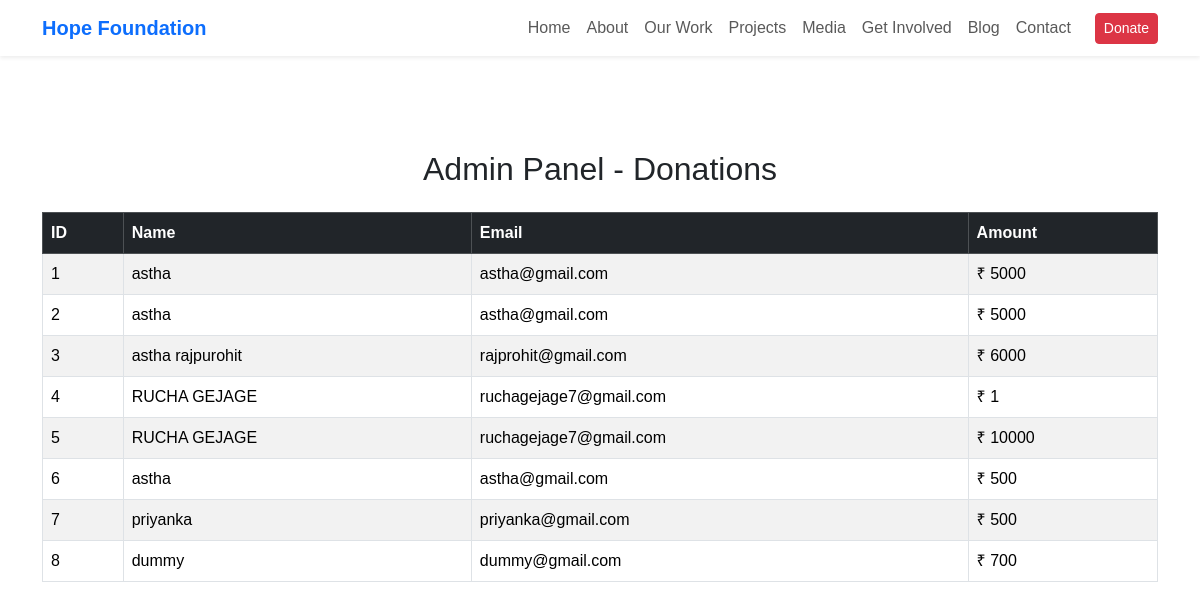
The page /admin on the database its author committed.
### tables this page shows
CREATE TABLE donations (
            id INTEGER PRIMARY KEY AUTOINCREMENT,
            name TEXT,
            email TEXT,
            amount INTEGER
        );

### app.py (the view)
@app.route("/admin")
def admin():
    conn = sqlite3.connect("donations.db")
    cursor = conn.cursor()
    cursor.execute("SELECT * FROM donations")
    donations = cursor.fetchall()
    conn.close()
    return render_template("admin.html", donations=donations)

### templates/admin.html
{% extends "layout.html" %}
{% block content %}
<div class="container mt-5">
<h2 class="mb-4 text-center">Admin Panel - Donations</h2>
<table class="table table-bordered table-striped">
<thead class="table-dark">
<tr>
<th>ID</th>
<th>Name</th>
<th>Email</th>
<th>Amount</th>
</tr>
</thead>
<tbody>
{% for donation in donations %}
<tr>
<td>{{ donation[0] }}</td>
<td>{{ donation[1] }}</td>
<td>{{ donation[2] }}</td>
<td>₹ {{ donation[3] }}</td>
</tr>
{% endfor %}
</tbody>
</table>
</div>
{% endblock %}

### templates/layout.html (shortened to what this page needs)
<!DOCTYPE html>
<html lang="en">
<head>
  <link href="https://cdn.jsdelivr.net/npm/bootstrap@5.3.2/dist/css/bootstrap.min.css" rel="stylesheet">
  <link rel="stylesheet" href="{{ url_for('static', filename='css/style.css') }}">
</head>
<body>
<nav class="navbar navbar-expand-lg navbar-light bg-white shadow-sm fixed-top">
  <div class="container">
    <a class="navbar-brand fw-bold text-primary" href="/">Hope Foundation</a>
    <div class="collapse navbar-collapse justify-content-end" id="navbarNav">
      <ul class="navbar-nav align-items-center">
        <li class="nav-item"><a class="nav-link" href="/">Home</a></li>
        <li class="nav-item"><a class="nav-link" href="/about">About</a></li>
        <li class="nav-item"><a class="nav-link" href="/work">Our Work</a></li>
        <li class="nav-item"><a class="nav-link" href="/projects">Projects</a></li>
        <li class="nav-item"><a class="nav-link" href="/media">Media</a></li>
        <li class="nav-item"><a class="nav-link" href="/getinvolved">Get Involved</a></li>
        <li class="nav-item"><a class="nav-link" href="/blog">Blog</a></li>
        <li class="nav-item"><a class="nav-link" href="/contact">Contact</a></li>
        <li class="nav-item ms-3">
          <a class="btn btn-danger btn-sm" href="/donate">Donate</a>
        </li>
      </ul>
    </div>
  </div>
</nav>
<div style="margin-top:80px;">
  {% block content %}
  {% endblock %}
</div>
</body>
</html>

### static/css/css/style.css (style rules this page uses)
body { margin: 0; padding-top: 70px; font-family: Arial, sans-serif; }

### rows shown on the page
donations: id "1", name "astha", email "astha@gmail.com", amount "5000"
donations: id "2", name "astha", email "astha@gmail.com", amount "5000"
donations: id "3", name "astha rajpurohit", email "rajprohit@gmail.com", amount "6000"
donations: id "4", name "RUCHA GEJAGE", email "ruchagejage7@gmail.com", amount "1"
donations: id "5", name "RUCHA GEJAGE", email "ruchagejage7@gmail.com", amount "10000"
donations: id "6", name "astha", email "astha@gmail.com", amount "500"
donations: id "7", name "priyanka", email "priyanka@gmail.com", amount "500"
donations: id "8", name "dummy", email "dummy@gmail.com", amount "700"
